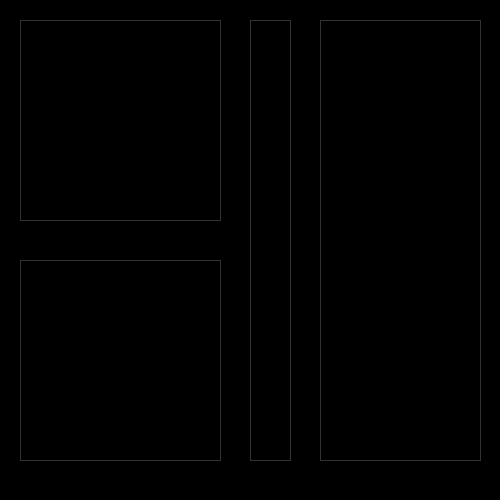
Frame 1 (no input)
Frame 60 (the mouse pressed at the canvas centre just before this capture): identical to frame 1, image omitted
Frame 120 (the mouse held since frame 60 and released just before this capture): identical to frame 1, image omitted

The Processing sketch that drew this single still picture (run headless with seeded random() and noise(); from frame 60 on, the mouse is pressed at the canvas centre):

// Processing sketch: processing_38450
// ── processing_38450.pde

//Project One: Variation of Retrospective by Sol LeWitt
//Melissa Diamond

void setup () {
  size(500, 500);
  smooth();
  noStroke();
  background(0);
  
  noFill();                          //controls initial rectangle outline
  stroke(50);
  rect(20,20,200,200);
  rect(20,260,200,200);
  rect(250,20,40,440);
  rect(320,20,160,440);
}
  
void draw () {
}

void mousePressed() {                 //controls the color-changing rectabgles
  background(0);
  noStroke();
  
  for(int x=20;x<220;x+=40){          //top left square
    randomColor();
    rect(x,20,40,200);
  }
  for(int y=20;y<440;y+=440){          //slim middle rectangle
    randomColor();
    rect(250,y,40,440);
  }
  for(int z=260;z<430;z+=40){         //bottom left square
    randomColor();
    rect(20,z,200,40);
  }
  for(int a=320;a<480;a+=40){         //controls right rectangle 
    randomColor();
    rect(a,20,40,440);
  }
}

void randomColor() {
  int randomNum = floor(random(1,6));
  
  if(randomNum == 1){
    fill(245,60,50);                //red
  }; 
  if(randomNum == 2) {
    fill(230,175,105);              //orange
  }; 
  if(randomNum == 3) {
    fill(100,125,170);              //blue
  };
  if(randomNum == 4) {
    fill(145,167,100);              //green
  };
  if(randomNum == 5){
    fill(155,140,130);              //brown
  };
  if(randomNum == 6){
    fill(250,250,130);              //yellow
  };
}
